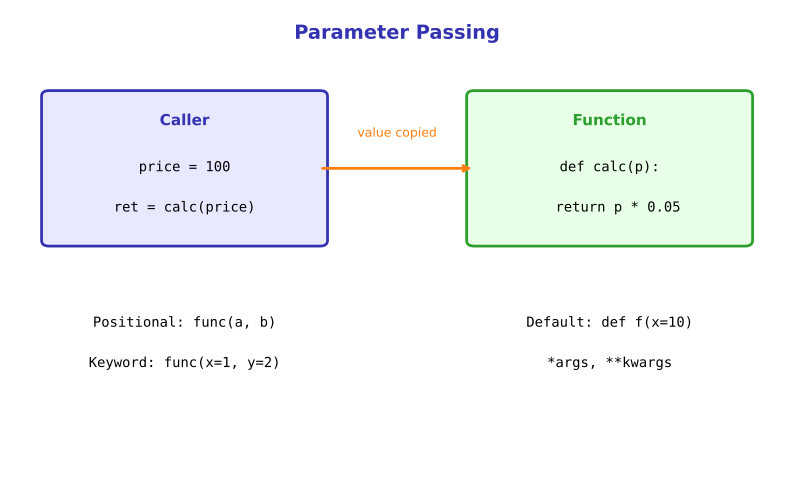

This figure's Python source:
"""Generated chart with course color palette"""
import matplotlib.pyplot as plt
import matplotlib.patches as patches
from matplotlib.patches import FancyBboxPatch, Rectangle, Circle, FancyArrowPatch, Wedge
import numpy as np
import pandas as pd
import seaborn as sns
from pathlib import Path

# Standard matplotlib configuration
plt.rcParams.update({
    'font.size': 10,
    'axes.labelsize': 10,
    'axes.titlesize': 11,
    'xtick.labelsize': 9,
    'ytick.labelsize': 9,
    'legend.fontsize': 9,
    'figure.figsize': (10, 6),
    'figure.dpi': 150
})

# Course colors
MLPURPLE = '#3333B2'
MLLAVENDER = '#ADADE0'
MLBLUE = '#0066CC'
MLORANGE = '#FF7F0E'
MLGREEN = '#2CA02C'
MLRED = '#D62728'

# Course colors already used in this lesson
COLOR_PRIMARY = MLPURPLE
COLOR_SECONDARY = MLPURPLE
COLOR_ACCENT = MLBLUE
COLOR_LIGHT = MLLAVENDER
COLOR_GREEN = MLGREEN
COLOR_ORANGE = MLORANGE
COLOR_RED = MLRED


fig, ax = plt.subplots(figsize=(10, 6))
ax.set_xlim(0, 10)
ax.set_ylim(0, 8)
ax.axis('off')

ax.text(5, 7.5, 'Parameter Passing', fontsize=14, fontweight='bold', ha='center', color=MLPURPLE)

# Caller side
rect1 = patches.FancyBboxPatch((0.5, 4), 3.5, 2.5, boxstyle="round,pad=0.1",
                                facecolor='#E8E8FF', edgecolor=MLPURPLE, linewidth=2)
ax.add_patch(rect1)
ax.text(2.25, 6, 'Caller', fontsize=11, fontweight='bold', ha='center', color=MLPURPLE)
ax.text(2.25, 5.2, 'price = 100', fontsize=10, fontfamily='monospace', ha='center')
ax.text(2.25, 4.5, 'ret = calc(price)', fontsize=10, fontfamily='monospace', ha='center')

# Arrow
ax.annotate('', xy=(6, 5.25), xytext=(4, 5.25),
            arrowprops=dict(arrowstyle='->', color=MLORANGE, lw=2))
ax.text(5, 5.8, 'value copied', fontsize=9, ha='center', color=MLORANGE)

# Function side
rect2 = patches.FancyBboxPatch((6, 4), 3.5, 2.5, boxstyle="round,pad=0.1",
                                facecolor='#E8FFE8', edgecolor=MLGREEN, linewidth=2)
ax.add_patch(rect2)
ax.text(7.75, 6, 'Function', fontsize=11, fontweight='bold', ha='center', color=MLGREEN)
ax.text(7.75, 5.2, 'def calc(p):', fontsize=10, fontfamily='monospace', ha='center')
ax.text(7.75, 4.5, '  return p * 0.05', fontsize=10, fontfamily='monospace', ha='center')

# Types
ax.text(2.25, 2.5, 'Positional: func(a, b)', fontsize=10, fontfamily='monospace', ha='center')
ax.text(2.25, 1.8, 'Keyword: func(x=1, y=2)', fontsize=10, fontfamily='monospace', ha='center')
ax.text(7.75, 2.5, 'Default: def f(x=10)', fontsize=10, fontfamily='monospace', ha='center')
ax.text(7.75, 1.8, '*args, **kwargs', fontsize=10, fontfamily='monospace', ha='center')

plt.savefig('chart.pdf', dpi=300, bbox_inches='tight')
plt.close()
